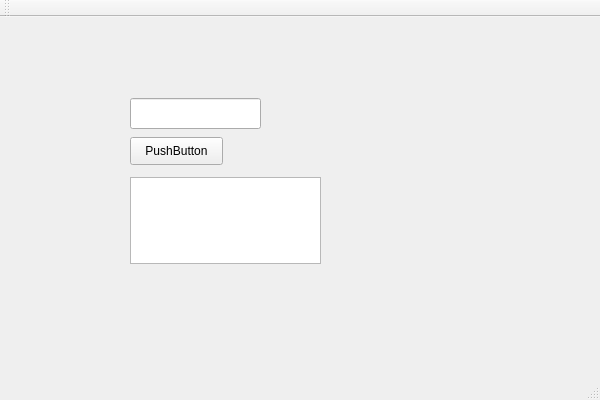
<?xml version="1.0" encoding="UTF-8"?>
<ui version="4.0">
 <class>Task3VisualClass</class>
 <widget class="QMainWindow" name="Task3VisualClass">
  <property name="geometry">
   <rect>
    <x>0</x>
    <y>0</y>
    <width>600</width>
    <height>400</height>
   </rect>
  </property>
  <property name="windowTitle">
   <string>Task3Visual</string>
  </property>
  <widget class="QWidget" name="centralWidget">
   <widget class="QPushButton" name="pushButton">
    <property name="geometry">
     <rect>
      <x>130</x>
      <y>120</y>
      <width>93</width>
      <height>28</height>
     </rect>
    </property>
    <property name="text">
     <string>PushButton</string>
    </property>
   </widget>
   <widget class="QLineEdit" name="lineEdit">
    <property name="geometry">
     <rect>
      <x>130</x>
      <y>81</y>
      <width>131</width>
      <height>31</height>
     </rect>
    </property>
   </widget>
   <widget class="QPlainTextEdit" name="plainTextEdit">
    <property name="geometry">
     <rect>
      <x>130</x>
      <y>160</y>
      <width>191</width>
      <height>87</height>
     </rect>
    </property>
   </widget>
  </widget>
  <widget class="QMenuBar" name="menuBar">
   <property name="geometry">
    <rect>
     <x>0</x>
     <y>0</y>
     <width>600</width>
     <height>26</height>
    </rect>
   </property>
  </widget>
  <widget class="QToolBar" name="mainToolBar">
   <attribute name="toolBarArea">
    <enum>TopToolBarArea</enum>
   </attribute>
   <attribute name="toolBarBreak">
    <bool>false</bool>
   </attribute>
  </widget>
  <widget class="QStatusBar" name="statusBar"/>
 </widget>
 <layoutdefault spacing="6" margin="11"/>
 <resources>
  <include location="Task3Visual.qrc"/>
 </resources>
 <connections/>
</ui>
